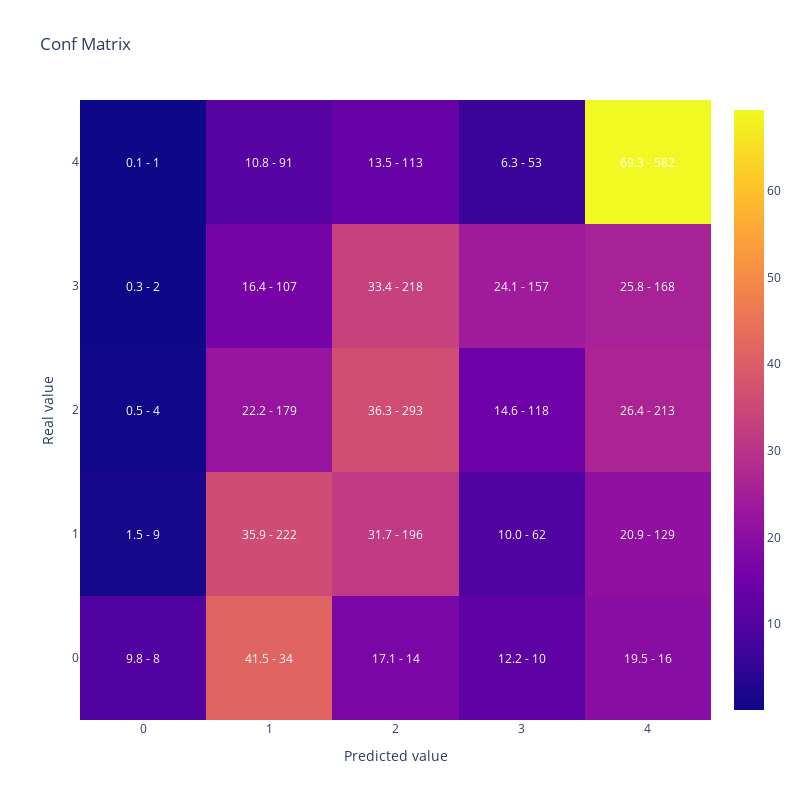

The cell this chart's notebook holds for it:
### Code cell
#Vamos a replicar el resultado de la optimizacion reentrenando el modelo con el mejor conjunto de hiperparametros
#Generamos parametros incluyendo los fijos y la mejor solución que encontro optuna
lgb_params = {
    'objective': 'multiclass',
    'verbosity': -1,
    'num_class': len(y_train.unique())
}

# Update lgb_params with study.best_params
lgb_params.update(study.best_params)

lgb_train_dataset = lgb.Dataset(data=X_train,
                                label=y_train)


#Entreno
lgb_model = lgb.train(lgb_params,
                    lgb_train_dataset)

#Muestro matriz de confusion y kappa
display(plot_confusion_matrix(y_test,lgb_model.predict(X_test).argmax(axis=1)))

cohen_kappa_score(y_test,lgb_model.predict(X_test).argmax(axis=1),
                             weights = 'quadratic')

### Figure 1 — Plotly figure (JSON) as saved in the notebook; plotly's stock layout.template omitted (floating-point values rounded to 4 significant figures)
{"data": [{"type": "heatmap", "x": [0, 1, 2, 3, 4], "y": [0, 1, 2, 3, 4], "z": [[9.756, 41.46, 17.07, 12.2, 19.51], [1.456, 35.92, 31.72, 10.03, 20.87], [0.4957, 22.18, 36.31, 14.62, 26.39], [0.3067, 16.41, 33.44, 24.08, 25.77], [0.119, 10.83, 13.45, 6.31, 69.29]]}], "layout": {"annotations": [{"font": {"color": "white"}, "showarrow": false, "text": "9.8 - 8", "x": 0, "xref": "x", "y": 0, "yref": "y"}, {"font": {"color": "white"}, "showarrow": false, "text": "41.5 - 34", "x": 1, "xref": "x", "y": 0, "yref": "y"}, {"font": {"color": "white"}, "showarrow": false, "text": "17.1 - 14", "x": 2, "xref": "x", "y": 0, "yref": "y"}, {"font": {"color": "white"}, "showarrow": false, "text": "12.2 - 10", "x": 3, "xref": "x", "y": 0, "yref": "y"}, {"font": {"color": "white"}, "showarrow": false, "text": "19.5 - 16", "x": 4, "xref": "x", "y": 0, "yref": "y"}, {"font": {"color": "white"}, "showarrow": false, "text": "1.5 - 9", "x": 0, "xref": "x", "y": 1, "yref": "y"}, {"font": {"color": "white"}, "showarrow": false, "text": "35.9 - 222", "x": 1, "xref": "x", "y": 1, "yref": "y"}, {"font": {"color": "white"}, "showarrow": false, "text": "31.7 - 196", "x": 2, "xref": "x", "y": 1, "yref": "y"}, {"font": {"color": "white"}, "showarrow": false, "text": "10.0 - 62", "x": 3, "xref": "x", "y": 1, "yref": "y"}, {"font": {"color": "white"}, "showarrow": false, "text": "20.9 - 129", "x": 4, "xref": "x", "y": 1, "yref": "y"}, {"font": {"color": "white"}, "showarrow": false, "text": "0.5 - 4", "x": 0, "xref": "x", "y": 2, "yref": "y"}, {"font": {"color": "white"}, "showarrow": false, "text": "22.2 - 179", "x": 1, "xref": "x", "y": 2, "yref": "y"}, {"font": {"color": "white"}, "showarrow": false, "text": "36.3 - 293", "x": 2, "xref": "x", "y": 2, "yref": "y"}, {"font": {"color": "white"}, "showarrow": false, "text": "14.6 - 118", "x": 3, "xref": "x", "y": 2, "yref": "y"}, {"font": {"color": "white"}, "showarrow": false, "text": "26.4 - 213", "x": 4, "xref": "x", "y": 2, "yref": "y"}, {"font": {"color": "white"}, "showarrow": false, "text": "0.3 - 2", "x": 0, "xref": "x", "y": 3, "yref": "y"}, {"font": {"color": "white"}, "showarrow": false, "text": "16.4 - 107", "x": 1, "xref": "x", "y": 3, "yref": "y"}, {"font": {"color": "white"}, "showarrow": false, "text": "33.4 - 218", "x": 2, "xref": "x", "y": 3, "yref": "y"}, {"font": {"color": "white"}, "showarrow": false, "text": "24.1 - 157", "x": 3, "xref": "x", "y": 3, "yref": "y"}, {"font": {"color": "white"}, "showarrow": false, "text": "25.8 - 168", "x": 4, "xref": "x", "y": 3, "yref": "y"}, {"font": {"color": "white"}, "showarrow": false, "text": "0.1 - 1", "x": 0, "xref": "x", "y": 4, "yref": "y"}, {"font": {"color": "white"}, "showarrow": false, "text": "10.8 - 91", "x": 1, "xref": "x", "y": 4, "yref": "y"}, {"font": {"color": "white"}, "showarrow": false, "text": "13.5 - 113", "x": 2, "xref": "x", "y": 4, "yref": "y"}, {"font": {"color": "white"}, "showarrow": false, "text": "6.3 - 53", "x": 3, "xref": "x", "y": 4, "yref": "y"}, {"font": {"color": "white"}, "showarrow": false, "text": "69.3 - 582", "x": 4, "xref": "x", "y": 4, "yref": "y"}], "height": 800, "title": {"text": "Conf Matrix"}, "width": 800, "xaxis": {"title": {"text": "Predicted value"}}, "yaxis": {"title": {"text": "Real value"}}}}
